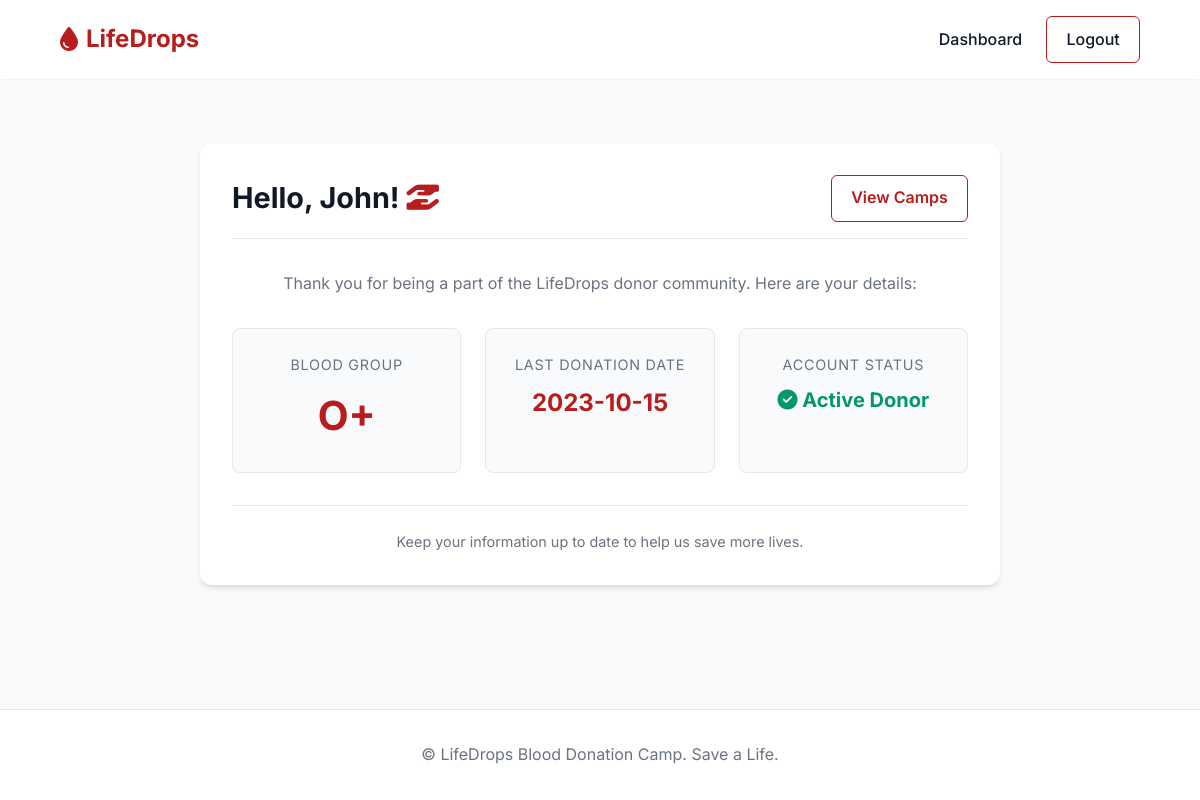
The app's page /dashboard (signed in) with its own data.
### tables this page shows
CREATE TABLE users (
            id INTEGER PRIMARY KEY AUTOINCREMENT,
            first_name TEXT NOT NULL,
            last_name TEXT NOT NULL,
            email TEXT UNIQUE NOT NULL,
            password_hash TEXT NOT NULL,
            blood_group TEXT NOT NULL,
            last_donation_date TEXT
        );

### app.py (the view)
@app.route('/dashboard')
def dashboard():
    if 'user_id' not in session:
        return redirect(url_for('login'))
    try:
        user = execute_query('SELECT * FROM users WHERE id = ?', (session['user_id'],), fetchone=True)
        if user is None:
            session.clear()
            return redirect(url_for('login'))
        return render_template('dashboard.html', user=user)
    except Exception as e:
        print(f"Dashboard error: {e}")
        session.clear()
        return redirect(url_for('login'))

### app.py (called while the page is built)
def execute_query(query, params=(), commit=False, fetchone=False, fetchall=False):
    db_url = os.environ.get('POSTGRES_URL', os.environ.get('DATABASE_URL'))
    conn = None
    try:
        if db_url:
            conn = psycopg2.connect(db_url)
            cursor = conn.cursor(cursor_factory=psycopg2.extras.DictCursor)
            query = query.replace('?', '%s')
        else:
            conn = sqlite3.connect('database.db')
            conn.row_factory = sqlite3.Row
            cursor = conn.cursor()
        cursor.execute(query, params)
        if commit:
            conn.commit()
        if fetchone:
            return cursor.fetchone()
        if fetchall:
            return cursor.fetchall()
    finally:
        if conn:
            conn.close()

### templates/dashboard.html (shortened to what this page needs)
{% extends 'base.html' %}
{% block content %}
<div class="dashboard-card">
    <div class="dashboard-header">
        <h2>Hello, {{ user.first_name }}! <i class="fa-solid fa-hand-holding-hand" style="color: var(--primary-red);"></i></h2>
        <a href="{{ url_for('home') }}" class="btn btn-outline">View Camps</a>
    </div>
    <p style="text-align: center; margin-bottom: 2rem; color: var(--text-light);">
        Thank you for being a part of the LifeDrops donor community. Here are your details:
    </p>
    <div class="user-stats">
        <div class="stat-card">
            <div class="stat-label">Blood Group</div>
            <div class="stat-value blood-group" id="user-blood-group">{{ user.blood_group }}</div>
        </div>
        <div class="stat-card">
            <div class="stat-label">Last Donation Date</div>
            <div class="stat-value" id="user-last-donation">
                {% if user.last_donation_date %}
                    {{ user.last_donation_date }}
                {% else %}
                    <span style="font-size: 1rem; color: var(--text-light);">Never Donated</span>
                {% endif %}
            </div>
        </div>
        <div class="stat-card">
            <div class="stat-label">Account Status</div>
            <div class="stat-value" style="color: #059669; font-size: 1.25rem;">
                <i class="fa-solid fa-circle-check"></i> Active Donor
            </div>
        </div>
    </div>
    <div style="margin-top: 2rem; text-align: center; border-top: 1px solid var(--border-color); padding-top: 1.5rem;">
        <p style="color: var(--text-light); font-size: 0.9rem;">Keep your information up to date to help us save more lives.</p>
    </div>
</div>
{% endblock %}

### static/css/style.css (style rules this page uses)
:root { --primary-red: #B91C1C; --primary-red-hover: #991B1B; --bg-color: #F9FAFB; --text-dark: #111827; --text-light: #6B7280; --white: #FFFFFF; --border-color: #E5E7EB; --shadow-sm: 0 1px 2px 0 rgba(0, 0, 0, 0.05); --shadow-md: 0 4px 6px -1px rgba(0, 0, 0, 0.1), 0 2px 4px -1px rgba(0, 0, 0, 0.06); --shadow-lg: 0 10px 15px -3px rgba(0, 0, 0, 0.1), 0 4px 6px -2px rgba(0, 0, 0, 0.05); }
* { box-sizing: border-box; margin: 0; padding: 0; font-family: 'Inter', system-ui, -apple-system, sans-serif; }
body { background-color: var(--bg-color); color: var(--text-dark); line-height: 1.6; display: flex; flex-direction: column; min-height: 100vh; }
h1, h2, h3, h4 { color: var(--text-dark); }
a { text-decoration: none; color: var(--primary-red); transition: color 0.2s ease; }
.btn { display: inline-block; padding: 0.6rem 1.2rem; border-radius: 0.375rem; font-weight: 600; text-align: center; transition: all 0.2s ease; cursor: pointer; border: none; }
.btn-outline { background-color: transparent; color: var(--primary-red); border: 1px solid var(--primary-red); }
.dashboard-card { background: white; border-radius: 0.75rem; box-shadow: var(--shadow-md); padding: 2rem; max-width: 800px; margin: 0 auto; }
.dashboard-header { display: flex; justify-content: space-between; align-items: center; margin-bottom: 2rem; padding-bottom: 1rem; border-bottom: 1px solid var(--border-color); }
.dashboard-header h2 { font-size: 1.8rem; }
.user-stats { display: grid; grid-template-columns: repeat(auto-fit, minmax(200px, 1fr)); gap: 1.5rem; }
.stat-card { background: var(--bg-color); padding: 1.5rem; border-radius: 0.5rem; text-align: center; border: 1px solid var(--border-color); }
.stat-label { color: var(--text-light); font-size: 0.9rem; text-transform: uppercase; letter-spacing: 0.05em; margin-bottom: 0.5rem; }
.stat-value { font-size: 1.5rem; font-weight: 700; color: var(--primary-red); }
.stat-value.blood-group { font-size: 2.5rem; }

### records on screen
users: first_name "John", blood_group "O+", last_donation_date "2023-10-15"
